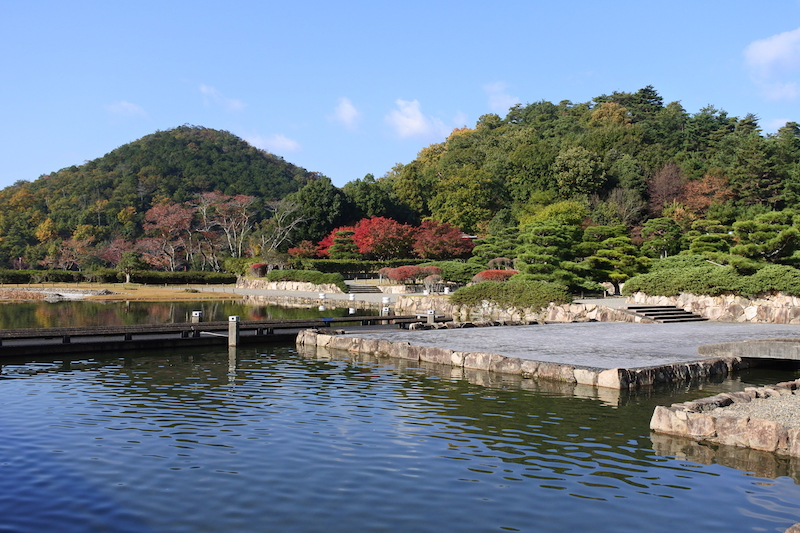
#> input picture kyoto01.jpg, 800 x 533 px
$ python stitch_images.py   (older library calls are emulated)
#> lines starting #> are read from the running program, lines starting #| are printed output that depends on the picture
import numpy as np
import cv2

def warpTwoImages(img1, img2, H):
    h1, w1 = img1.shape[:2]
    h2, w2 = img2.shape[:2]
    pts1 = np.array([[[0, 0], [0, h1], [w1, h1], [w1, 0]]], dtype=np.float32)
    pts2 = np.array([[[0, 0], [0, h2], [w2, h2], [w2, 0]]], dtype=np.float32)
    pts2_ = cv2.perspectiveTransform(pts2, H)
    pts = np.concatenate((pts1[0,:,:], pts2_[0,:,:]), axis=0)
    [xmin, ymin] = np.array(pts.min(axis=0).ravel() - 0.5, dtype=np.float32)
    [xmax, ymax] = np.array(pts.max(axis=0).ravel() + 0.5, dtype=np.float32)
    t = np.array([-xmin, -ymin], dtype=np.int)
    Ht = np.array([[1, 0, t[0]], [0, 1, t[1]], [0, 0, 1]], dtype=np.float32)  # translate
    result = cv2.warpPerspective(img2, Ht @ H, (xmax - xmin, ymax - ymin))
    result[t[1]:h1 + t[1], t[0]:w1 + t[0]] = img1
    return result

def stitchTwoImages(img1, img2, good_match_rate, min_match):
    # Initiate AKAZE detector
    akaze = cv2.AKAZE_create()
    kp1, des1 = akaze.detectAndCompute(img1, None)
    kp2, des2 = akaze.detectAndCompute(img2, None)

    # Compute matches
    matcher = cv2.BFMatcher(cv2.NORM_HAMMING, crossCheck=True)
    matches = matcher.match(des1, des2)
    matches = sorted(matches, key=lambda x: x.distance)  # sort by good matches

    good = matches[:int(len(matches) * good_match_rate)]

    if len(good) > min_match:
        src_pts = np.float32(
            [kp1[m.queryIdx].pt for m in good]).reshape(-1, 1, 2)
        dst_pts = np.float32(
            [kp2[m.trainIdx].pt for m in good]).reshape(-1, 1, 2)
        # Find homography
        h, mask = cv2.findHomography(dst_pts, src_pts, cv2.RANSAC)

        img =  warpTwoImages(img1, img2, h)
        return img
    else:
        print("Fewer feature points!")


if __name__=='__main__':
    good_match_rate = 0.1
    min_match = 10

    img1 = cv2.imread('kyoto01.jpg')  # Image 1
#> img1 is the input picture: shape (533, 800, 3); mean B, G, R 136.1, 124.5, 110.6
    img2 = cv2.imread('kyoto02.jpg')  # Image 2
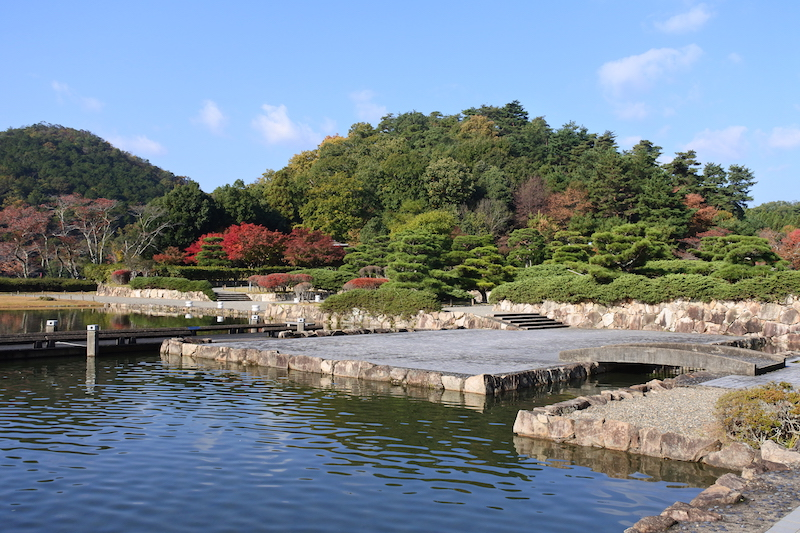
#> input picture kyoto02.jpg, 800 x 533 px
#> img2 is the input picture: shape (533, 800, 3); mean B, G, R 140, 131.2, 118.5
    img3 = cv2.imread('kyoto03.jpg')  # Image 3
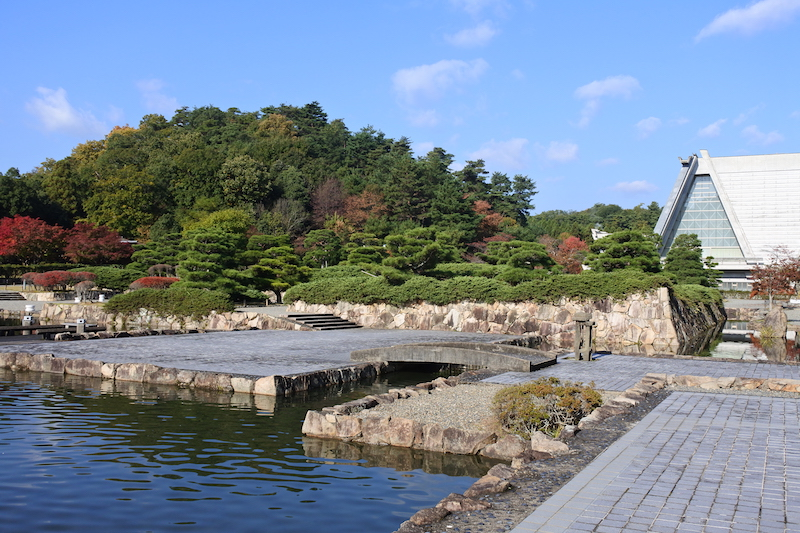
#> input picture kyoto03.jpg, 800 x 533 px
#> img3 is the input picture: shape (533, 800, 3); mean B, G, R 147.6, 134.8, 121.5

    img21 = stitchTwoImages(img2, img1, good_match_rate, min_match)
#> in stitchTwoImages, `kp1, des1 = akaze.detectAndCompute(img1, None)`: kp1 = 1880 keypoints; strongest (x, y, size): (219, 319, 4.8), (50, 323, 5.7), (584, 406, 8.1), (488, 294, 4.8)
#> in stitchTwoImages, `kp2, des2 = akaze.detectAndCompute(img2, None)`: kp2 = 1667 keypoints; strongest (x, y, size): (621, 286, 4.8), (351, 310, 4.8), (726, 403, 8.1), (194, 316, 8.1)
#> in stitchTwoImages, `matches = matcher.match(des1, des2)`: matches = 1179 matches
#> in stitchTwoImages, `good = matches[:int(len(matches) * good_match_rate)]`: good = 117 matches
#> in stitchTwoImages, `src_pts = np.float32( [kp1[m.queryIdx].pt for m in good]).reshape(-1, ..`: src_pts = 117 rows, first 8: [288.7, 255.9], [382.2, 126.3], [513.3, 106.2], [338.7, 235.8], [250.8, 178], [279.4, 295], [295.4, 312.2], [339.3, 332.4]
#> in stitchTwoImages, `dst_pts = np.float32( [kp2[m.trainIdx].pt for m in good]).reshape(-1, ..`: dst_pts = 117 rows, first 8: [418.2, 248.4], [510.4, 117], [646.9, 91.24], [467.4, 227.9], [380.7, 171.9], [409.3, 287.1], [425.2, 304.2], [468.9, 324.6]
#> in stitchTwoImages, `h, mask = cv2.findHomography(dst_pts, src_pts, cv2.RANSAC)`: h = [[1.16, -0.0106, -169.6], [0.0602, 1.09, -19.29], [0.000198, -3.41e-06, 1]]; mask = 117 values from 1 to 1
#> in warpTwoImages, `pts2_ = cv2.perspectiveTransform(pts2, H)`: pts2_ = [[-169.6, -19.29], [-175.5, 563], [650.2, 527.6], [654.1, 24.96]]
#> in warpTwoImages, `pts = np.concatenate((pts1[0,:,:], pts2_[0,:,:]), axis=0)`: pts = [[0, 0], [0, 533], [800, 533], [800, 0], [-169.6, -19.29], [-175.5, 563], [650.2, 527.6], [654.1, 24.96]]
#> in warpTwoImages, `[xmin, ymin] = np.array(pts.min(axis=0).ravel() - 0.5, dtype=np.float32)`: xmin = -176; ymin = -19.79
#> in warpTwoImages, `[xmax, ymax] = np.array(pts.max(axis=0).ravel() + 0.5, dtype=np.float32)`: xmax = 800.5; ymax = 563.5
#> in warpTwoImages, `t = np.array([-xmin, -ymin], dtype=np.int)`: t = [176, 19]
#> in warpTwoImages, `Ht = np.array([[1, 0, t[0]], [0, 1, t[1]], [0, 0, 1]], dtype=np.float32)`: Ht = [[1, 0, 176], [0, 1, 19], [0, 0, 1]]
#> (the run stopped early here; a loop or call above may not have finished)
